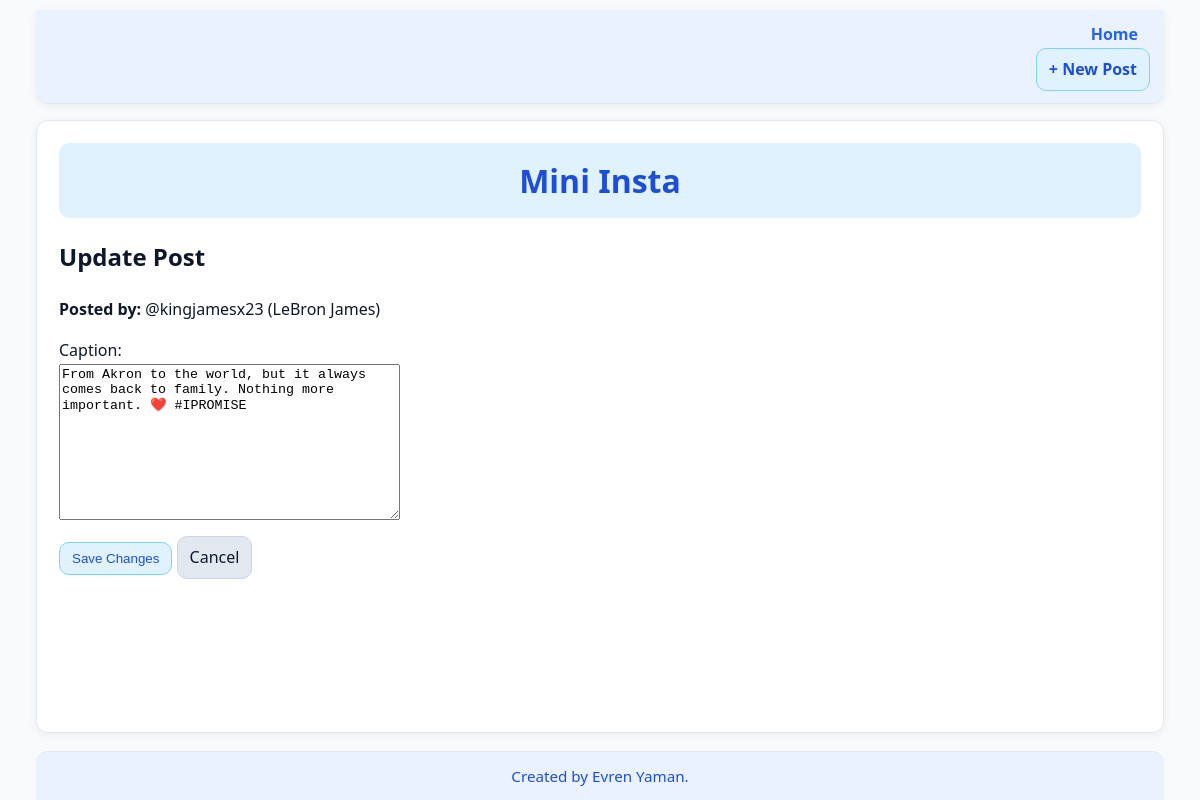
/mini_insta/post/2/update, run on the app's committed database.
### mini_insta/models.py (models this page shows, shortened)
class Profile(models.Model):
    username = models.TextField(blank=True)
    display_name = models.TextField(blank=True)
    bio_text = models.TextField(blank=True)
    join_date = models.DateTimeField(auto_now=True)
    profile_image_url = models.URLField(blank=True)

class Post(models.Model):
    profile = models.ForeignKey(Profile, on_delete=models.CASCADE)
    caption = models.TextField(blank=True)
    timestamp = models.DateTimeField(auto_now=True)

### mini_insta/views.py (the view, shortened to what this page needs)
# urls.py: path('post/<int:pk>/update', UpdatePostView.as_view(), name='update_post'),
class UpdatePostView(UpdateView):
    model = Post
    fields = ['caption']
    template_name = "mini_insta/update_post_form.html"
    context = "post"
    def get_context_data(self, **kwargs):
        context = super().get_context_data(**kwargs)
        context['profile'] = self.object.profile
        return context

### mini_insta/templates/mini_insta/update_post_form.html (shortened to what this page needs)
{% extends 'mini_insta/base.html' %}
{% block content %}
<h2>Update Post</h2>
<p><strong>Posted by:</strong> {{ profile.display_name }} ({{ profile.username }})</p>
<form method="POST" action="{% url 'update_post' post.pk %}">
  <p>
    <label for="id_caption">Caption:</label><br>
    {{ form.caption }}
  </p>
  <button type="submit" class="btn">Save Changes</button>
  <a href="{% url 'post' post.pk %}" class="btn btn-secondary">Cancel</a>
</form>
{% endblock %}

### static/mini_insta.css (style rules this page uses)
html, body { height: 100%; }
* { box-sizing: border-box; }
body { display: flex; flex-direction: column; min-height: 100vh; background-color: #f8fafc; color: #0f172a; font-family: "Segoe UI", Arial, sans-serif; line-height: 1.6; width: 96vw; max-width: 1200px; margin: 0 auto; padding: 0 12px; }
.btn { display: inline-block; padding: 8px 12px; border-radius: 10px; text-decoration: none; background-color: #e0f2fe; color: #1d4ed8; border: 1px solid #7dd3fc; transition: transform .06s, background-color .2s, box-shadow .2s; }
.btn.btn-secondary { background-color: #e2e8f0; color: #0f172a; border-color: #cbd5e1; }

### data on the page
Profile: display_name "@kingjamesx23", username "LeBron James"
Post: caption "From Akron to the world, but it always comes back to family. Nothing more important. ❤️ #IPROMISE"
